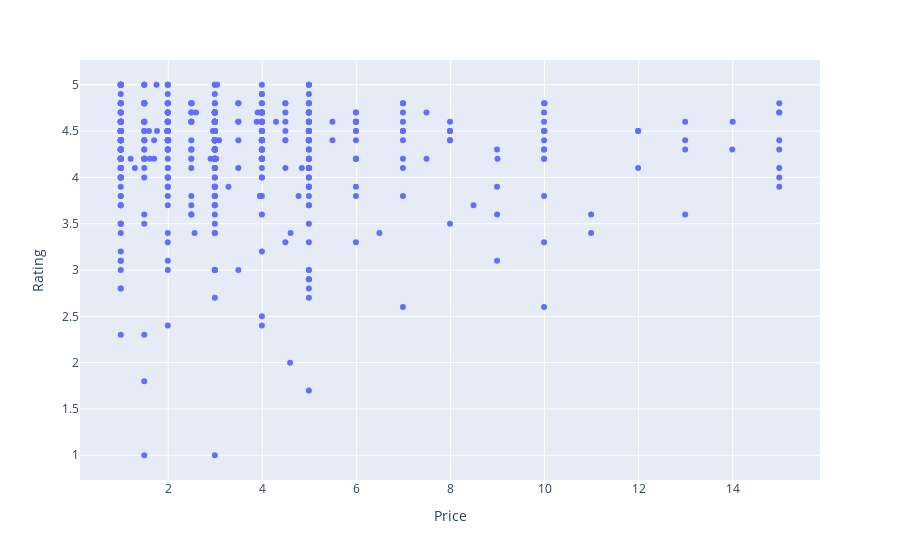

The code cell stored with this chart in its notebook:
### Code cell
px.scatter(paid_apps_under_10, x='Price', y='Rating')

### Figure 1 — Plotly figure (JSON) as saved in the notebook; plotly's stock layout.template omitted (floating-point values rounded to 4 significant figures; data arrays with more than 128 entries replaced by an {"elided": "..."} marker saying what was removed)
{"data": [{"hovertemplate": "Price=%{x}<br>Rating=%{y}<extra></extra>", "legendgroup": "", "marker": {"color": "#636efa", "symbol": "circle"}, "mode": "markers", "name": "", "orientation": "v", "showlegend": false, "type": "scatter", "x": {"elided": "575 float values"}, "xaxis": "x", "y": {"elided": "575 float values"}, "yaxis": "y"}], "layout": {"legend": {"tracegroupgap": 0}, "margin": {"t": 60}, "xaxis": {"anchor": "y", "domain": [0, 1], "title": {"text": "Price"}}, "yaxis": {"anchor": "x", "domain": [0, 1], "title": {"text": "Rating"}}}}
